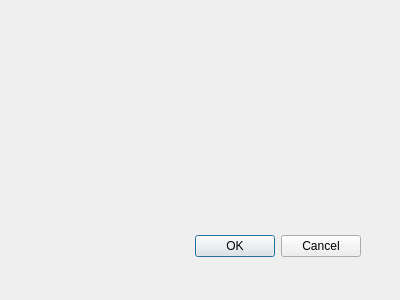
<?xml version="1.0" encoding="UTF-8"?>
<ui version="4.0">
 <class>Dialog</class>
 <widget class="QDialog" name="Dialog">
  <property name="geometry">
   <rect>
    <x>0</x>
    <y>0</y>
    <width>400</width>
    <height>300</height>
   </rect>
  </property>
  <property name="windowTitle">
   <string>Dialog</string>
  </property>
  <widget class="QDialogButtonBox" name="buttonBox">
   <property name="geometry">
    <rect>
     <x>20</x>
     <y>230</y>
     <width>341</width>
     <height>32</height>
    </rect>
   </property>
   <property name="orientation">
    <enum>Qt::Orientation::Horizontal</enum>
   </property>
   <property name="standardButtons">
    <set>QDialogButtonBox::StandardButton::Cancel|QDialogButtonBox::StandardButton::Ok</set>
   </property>
  </widget>
 </widget>
 <resources/>
 <connections>
  <connection>
   <sender>buttonBox</sender>
   <signal>accepted()</signal>
   <receiver>Dialog</receiver>
   <slot>accept()</slot>
   <hints>
    <hint type="sourcelabel">
     <x>248</x>
     <y>254</y>
    </hint>
    <hint type="destinationlabel">
     <x>157</x>
     <y>274</y>
    </hint>
   </hints>
  </connection>
  <connection>
   <sender>buttonBox</sender>
   <signal>rejected()</signal>
   <receiver>Dialog</receiver>
   <slot>reject()</slot>
   <hints>
    <hint type="sourcelabel">
     <x>316</x>
     <y>260</y>
    </hint>
    <hint type="destinationlabel">
     <x>286</x>
     <y>274</y>
    </hint>
   </hints>
  </connection>
 </connections>
</ui>
